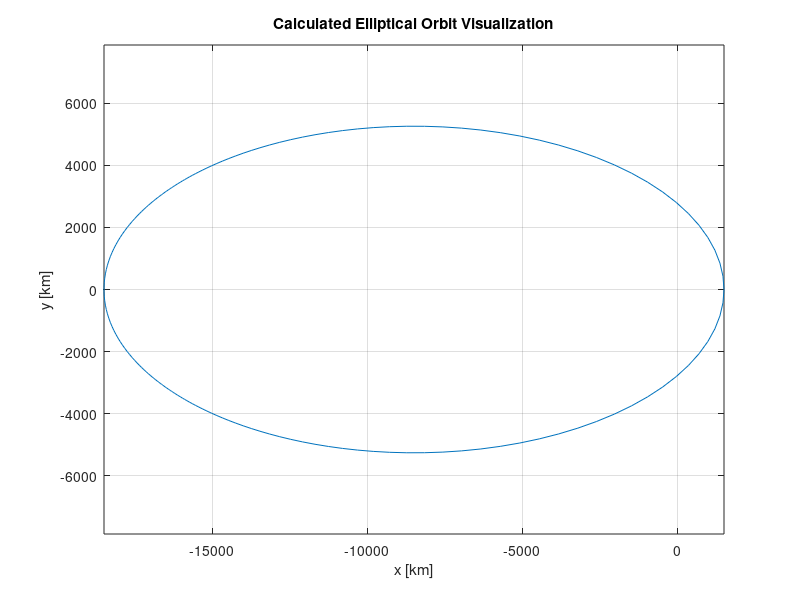

The MATLAB script that drew this image: (Note: this script raises an error after producing the figure.)
clc
% define
a = 10000;    % Semi-major axis [km]
e = 0.85;     % Eccentricity
I = 0;        % Inclination [degrees]
Omega = 45;   % Right Ascension of Ascending Node [degrees]
omega = 30;   % Argument of Perigee [degrees]

%%%%%%%%%%%%%%%%%%%%%%%%%%%%%%%%%%%%%%%%%%%%%%%%%%%%%%%%%%%%%%%%%%%%%%%%%%%
% Define constants
G = 6.67430e-20; % Gravitational constant in km^3/kg/s^2
M = 5.972e24;    % Mass of Earth in kg
mu = G * M;      % Standard gravitational parameter in km^3/s^2

% Calculate mean motion (n) based on defined semi-major axis
n = sqrt(mu / a^3);

% Calculate orbital period (T) based on defined semi-major axis
T = 2 * pi / n; % Orbital period in seconds

fprintf('Mean Motion (n): %f rad/s\n', n);
fprintf('Orbital Period (T): %f seconds\n', T)

%%%%%%%%%%%%%%%%%%%%%%%%%%%%%%%%%%%%%%%%%%%%%%%%%%%%%%%%%%%%%%%%%%%%%%%%%%
% Recalculate semi-major axis based on a different T
T_new = 9600; % New orbital period in seconds
a_new = (T_new^2 * mu / (4 * pi^2))^(1/3);

fprintf('Re-calculated Semi-Major Axis (a): %f km\n', a_new);

%%%%%%%%%%%%%%%%%%%%%%%%%%%%%%%%%%%%%%%%%%%%%%%%%%%%%%%%%%%%%%%%%%%%%%%%%%
% Calculate and plot the orbit based on Keplerian elements
M_values_calculated = linspace(0, 2*pi, 200);
x_calculated = zeros(1, length(M_values_calculated));
y_calculated = zeros(1, length(M_values_calculated));

for i = 1:length(M_values_calculated)
    M_cl = M_values_calculated(i);
    E_cl = M_cl + e*sin(M_cl) + (e^2/2)*sin(2*M_cl);
    nu_cl = 2 * atan2(sqrt(1+e) * sin(E_cl/2), sqrt(1-e) * cos(E_cl/2));
    r_cl = a * (1 - e^2) / (1 + e * cos(nu_cl));
    x_calculated(i) = r_cl * cos(nu_cl);
    y_calculated(i) = r_cl * sin(nu_cl);
end

plot(x_calculated, y_calculated);
grid on;
title('Calculated Elliptical Orbit Visualization');
xlabel('x [km]');
ylabel('y [km]');
axis equal;

%%%%%%%%%%%%%%%%%%%%%%%%%%%%%%%%%%%%%%%%%%%%%%%%%%%%%%%%%%%%%%%%%%%%%

% Read orbit data from CSV
orbit_data = readmatrix('orbit_data.csv');
x_csv = orbit_data(:, 1); % X coordinates from CSV
y_csv = orbit_data(:, 2); % Y coordinates from CSV


% Plot the orbit from CSV data
figure; % Open a new figure window
plot(x_csv, y_csv);
grid on;
title('Elliptical Orbit Visualization from CSV Data');
xlabel('x [km]');
ylabel('y [km]');
axis equal;

%%%%%%%%%%%%%%%%%%%%%%%%%%%%%%%%%%%%%%%%%%%%%%%%%%%%%%%%%%%%%%%%%%%%%%%

% Define time increment based on the orbital period
num_intervals = 24; % Number of intervals
delta_t = T / num_intervals; % Time increment

% Calculate corresponding delta M
delta_M = (n * delta_t); % in radians

% Generate M values for the entire orbit
M_values = linspace(0, 2*pi, length(orbit_data));

% Choose points corresponding to these intervals
M_intervals = 0:delta_M:(2*pi);
selected_indices = arrayfun(@(M) findNearest(M_values, M), M_intervals);

% Plot the points and lines illustrating Kepler's Second Law
figure; % Open a new figure window
hold on;
plot(x_csv, y_csv);
for i = 1:length(selected_indices)
    idx = selected_indices(i);
    plot(x_csv(idx), y_csv(idx), 'ro'); % Plotting the point
    line([0, x_csv(idx)], [0, y_csv(idx)], 'Color', 'red'); % Line from focus to point
end

hold off;
title('Visualization of Kepler''s Second Law');
xlabel('x [km]');
ylabel('y [km]');
axis equal;

%%%%%%%%%%%%%%%%%%%%%%%%%%%%%%%%%%%%%%%%%%%%%%%%%%%%%%%%%%%%%%%%%%%%%%%%%%

% Plot the points, lines, and enhancements for Kepler's Second Law
figure; % Open a new figure window
hold on;
plot(x_csv, y_csv); % Plot the orbit

% Define a color for filling areas
fill_color = [0.9, 0.9, 0.9]; % Light gray color

for i = 1:length(selected_indices)
    idx = selected_indices(i);
    plot(x_csv(idx), y_csv(idx), 'ro'); % Plotting the point

    % Draw line from focus to point
    line([0, x_csv(idx)], [0, y_csv(idx)], 'Color', 'red'); 

    % Fill every alternate area (optional)
    if mod(i, 2) == 0 && i > 1 % Check for even index (alternate areas)
        prev_idx = selected_indices(i-1);
        x_fill = [0, x_csv(prev_idx), x_csv(idx), 0];
        y_fill = [0, y_csv(prev_idx), y_csv(idx), 0];
        fill(x_fill, y_fill, fill_color, 'LineStyle', 'none');
    end

    % Label the epoch (optional)
    text(x_csv(idx), y_csv(idx), sprintf('Epoch %d', i), 'VerticalAlignment','bottom', 'HorizontalAlignment','right');
end

hold off;
title('Enhanced Visualization of Kepler''s Second Law with Alternate Area Filling');
xlabel('x [km]');
ylabel('y [km]');
axis equal;
%%%%%%%%%%%%%%%%%%%%%%%%%%%%%%%%%%%%%%%%%%%%%%%%%%%%%%%%%%%%%%%%%%%%%%%%%%%%%%%%%%%%%%%%

% Function to find nearest M value in the array
function idx = findNearest(array, value)
    [~, idx] = min(abs(array - value));
end
